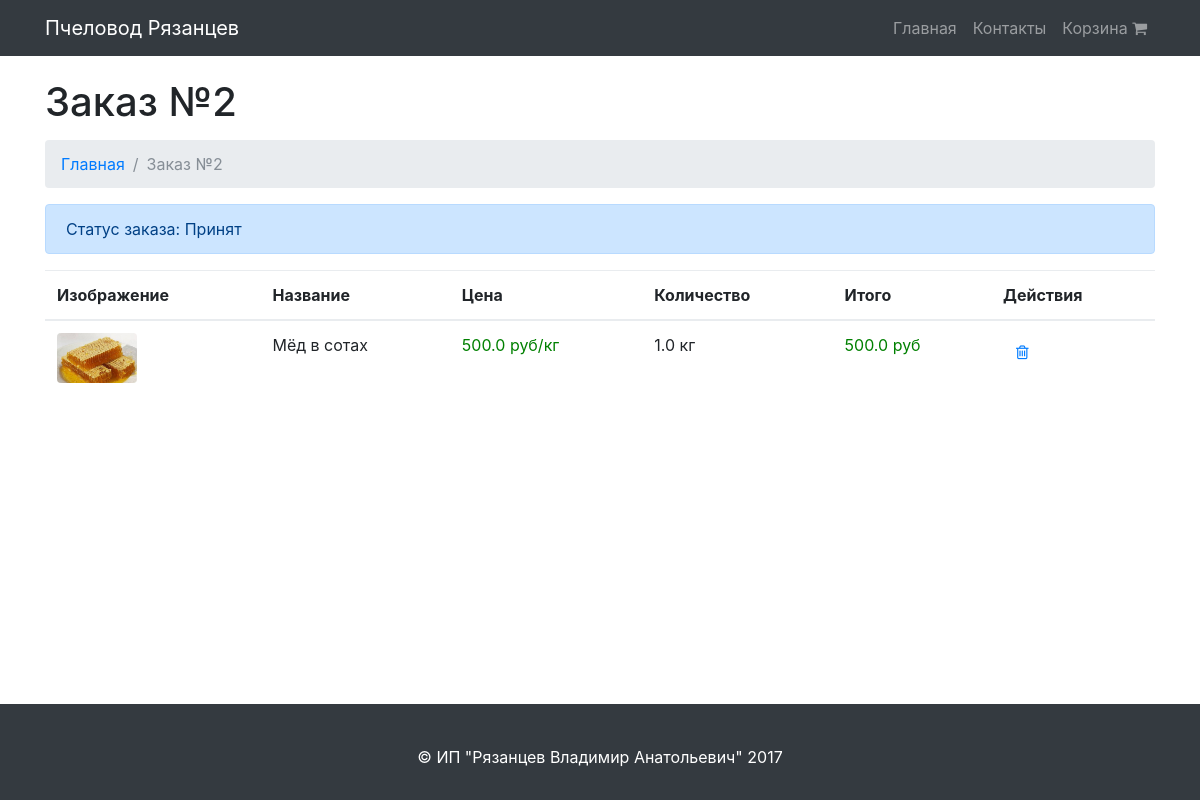
Before: /order/2/ with the older database file.
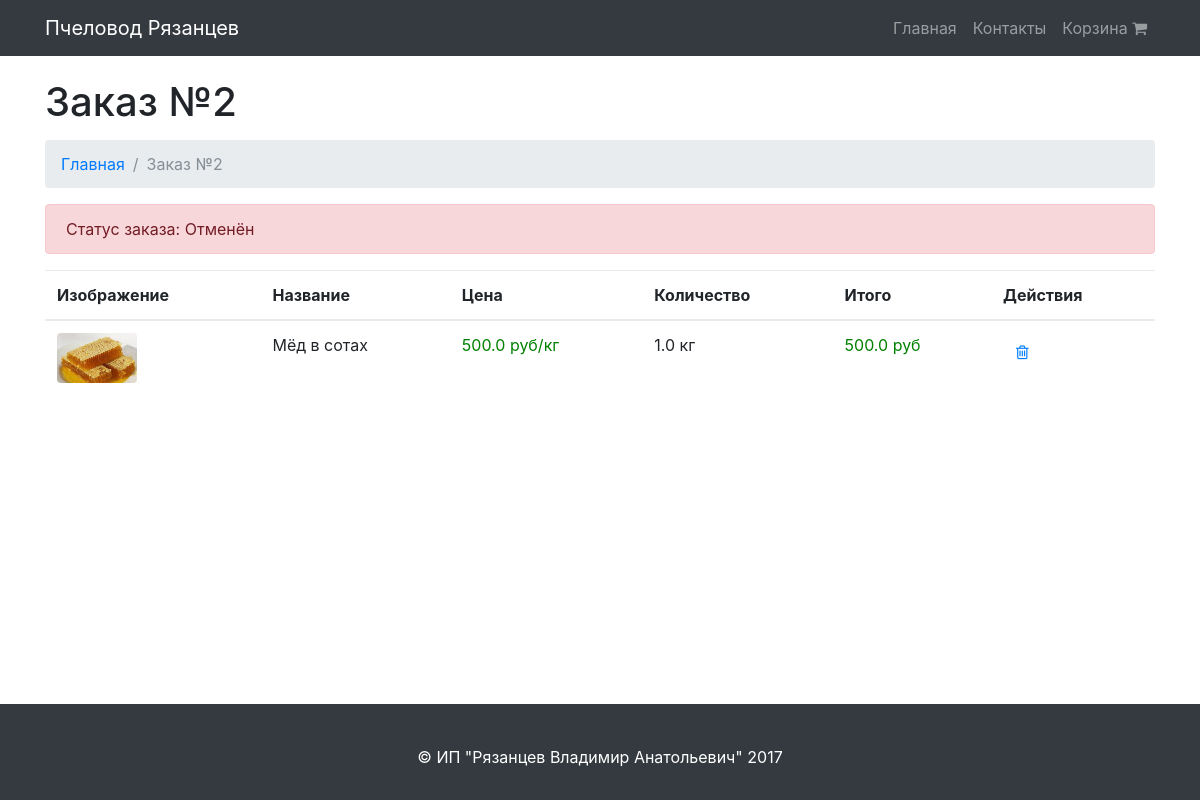
After: the same page with the newer database file.
### store/models.py (models this page shows, shortened)
class Order(models.Model):
    accepted = 'Принят'
    execution = 'Исполнение'
    executed = 'Исполнен'
    canceled = 'Отменён'
    status_classifier = (
        (accepted, 'Принят'),
        (execution, 'Исполнение'),
        (executed, 'Исполнен'),
        (canceled, 'Отменён'),
    )
    email = models.EmailField(blank=True, null=True)
    phone = models.CharField(max_length=20)
    date = models.DateTimeField(default=timezone.now)
    status = models.CharField(max_length=10, choices=status_classifier, default=accepted)

### store/views.py (the view)
# urls.py: url(r'^order/(?P<id>\d+)/$', views.show_order, name='show_order'),
def show_order(request, id):
    order = Order.objects.get(id=id)
    order_item_list = OrderItem.objects.filter(order=order)
    return render(
        request,
        "store/order.html",
        {
            "order": order,
            "order_item_list": order_item_list,
        }
    )

### store/templatetags/poll_extras.py (called while the page is built)
@register.filter
def mul(value, arg):
    try:
        value = float(value)
        arg = float(arg)
        if arg: return value * arg
    except:
        pass
    return ''

### templates/store/order.html (shortened to what this page needs)
{% extends "base.html" %}
{% load poll_extras %}
{% block content %}
    <div class="container">
        <h1 class="mt-4 mb-3">Заказ №{{ order.id }}
        </h1>
        <ol class="breadcrumb">
            <li class="breadcrumb-item">
                <a href="{% url "index" %}">Главная</a>
            </li>
            <li class="breadcrumb-item active">Заказ №{{ order.id }}</li>
        </ol>
        {% if order.status == 'Принят' or order.status == 'Исполнение' %}
            <div class="alert alert-primary" role="alert">
                Статус заказа: {{ order.status }}
            </div>
        {% elif order.status == 'Исполнен' %}
            <div class="alert alert-success" role="alert">
                Статус заказа: {{ order.status }}
            </div>
        {% elif order.status == 'Отменён' %}
            <div class="alert alert-danger" role="alert">
                Статус заказа: {{ order.status }}
            </div>
        {% endif %}
        <table class="table table-hover">
            <thead>
            <tr>
                <th>Изображение</th>
                <th>Название</th>
                <th>Цена</th>
                <th>Количество</th>
                <th>Итого</th>
                <th>Действия</th>
            </tr>
            </thead>
            <tbody>
            {% for item in order_item_list %}
                <tr>
                    <td>
                        <a href="#">
                            <img height="50px" class="rounded mb-3 mb-md-0" src="{{ item.product.photo.url }}" alt="">
                        </a>
                    </td>
                    <td>{{ item.product.name }}</td>
                    <td><span style="color: green; ">{{ item.product.price }} руб/{{ item.product.measure }}</span></td>
                    <td>
                        {{ item.quantity }} {{ item.product.measure }}
                    </td>
                    <td>
                        <span style="color: green; ">{{ item.quantity|mul:item.product.price }} руб</span>
                    </td>
                    <td><a href="{% url "delete_from_cart" id=item.id %}" class="btn btn-default"><i
                            class="fa fa-trash-o" aria-hidden="true"></i></a></td>
                </tr>
            {% endfor %}
            </tbody>
        </table>
    </div>
{% endblock %}

Changed rows visible on the page:
changed Order id 2: status "Принят" → "Отменён"
